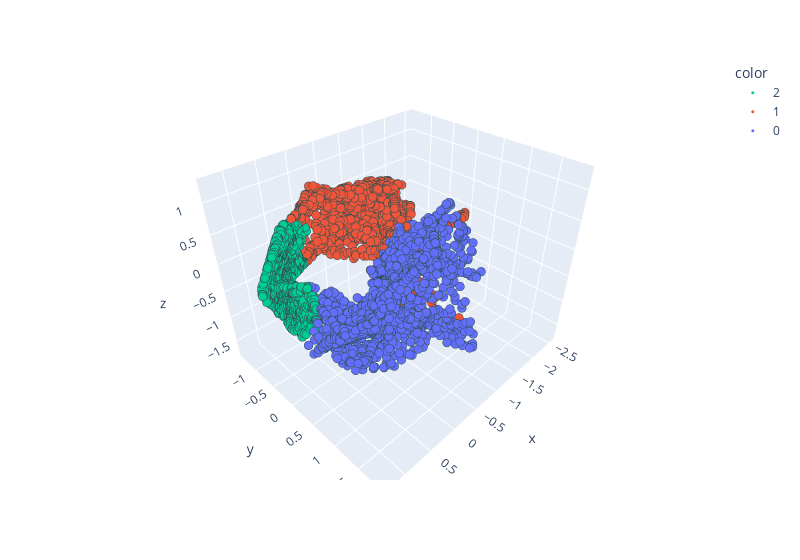

Here is the notebook cell this chart was saved with:
### Markdown cell above
Operator post-image

### Code cell
pca_engine = PCA(n_components=3)
reduced = pca_engine.fit_transform(pred_proj_obs)
scatter(x=reduced[:, 0], y=reduced[:, 1], z=reduced[:, 2], labels=dataset.labels.squeeze().numpy())

### Figure 1 — Plotly figure (JSON) as saved in the notebook; plotly's stock layout.template omitted (floating-point values rounded to 4 significant figures; data arrays with more than 128 entries replaced by an {"elided": "..."} marker saying what was removed)
{"data": [{"hovertemplate": "color=2<br>x=%{x}<br>y=%{y}<br>z=%{z}<extra></extra>", "legendgroup": "2", "marker": {"color": "#00CC96", "line": {"color": "DarkSlateGrey", "width": 0.0001}, "size": 3, "symbol": "circle"}, "mode": "markers", "name": "2", "scene": "scene", "showlegend": true, "type": "scatter3d", "x": {"elided": "1617 float values"}, "y": {"elided": "1617 float values"}, "z": {"elided": "1617 float values"}}, {"hovertemplate": "color=1<br>x=%{x}<br>y=%{y}<br>z=%{z}<extra></extra>", "legendgroup": "1", "marker": {"color": "#EF553B", "line": {"color": "DarkSlateGrey", "width": 0.0001}, "size": 3, "symbol": "circle"}, "mode": "markers", "name": "1", "scene": "scene", "showlegend": true, "type": "scatter3d", "x": {"elided": "1702 float values"}, "y": {"elided": "1702 float values"}, "z": {"elided": "1702 float values"}}, {"hovertemplate": "color=0<br>x=%{x}<br>y=%{y}<br>z=%{z}<extra></extra>", "legendgroup": "0", "marker": {"color": "#636EFA", "line": {"color": "DarkSlateGrey", "width": 0.0001}, "size": 3, "symbol": "circle"}, "mode": "markers", "name": "0", "scene": "scene", "showlegend": true, "type": "scatter3d", "x": {"elided": "1681 float values"}, "y": {"elided": "1681 float values"}, "z": {"elided": "1681 float values"}}], "layout": {"legend": {"title": {"text": "color"}, "tracegroupgap": 0}, "margin": {"t": 60}, "scene": {"domain": {"x": [0, 1], "y": [0, 1]}, "xaxis": {"title": {"text": "x"}}, "yaxis": {"title": {"text": "y"}}, "zaxis": {"title": {"text": "z"}}}, "showlegend": true, "width": 800}}
